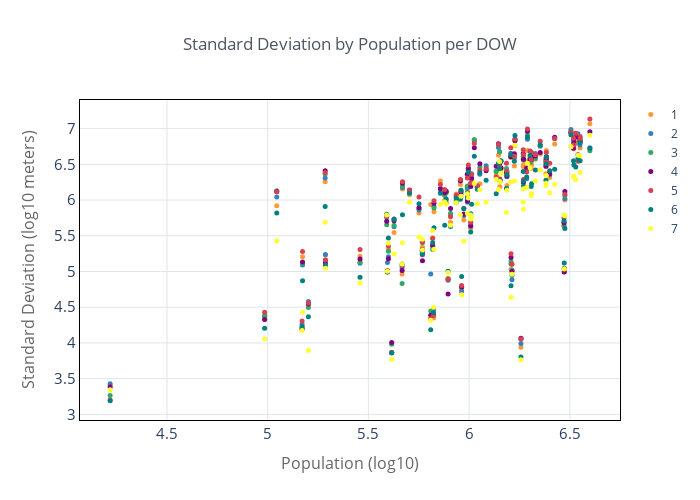

Notebook source saved alongside this figure:
### Code cell
stats['std_log10'] = stats['std'].apply(np.log10)
stats['population_log10'] = stats['population'].apply(lambda x: np.log10(int(x.split('.')[0].replace(',',''))))
stats.pivot_table(columns='dow', values='std_log10', index='population_log10')\
    .iplot(mode='markers', size=5,
    theme='custom', title='Standard Deviation by Population per DOW',
          xTitle='Population (log10)', yTitle='Standard Deviation (log10 meters)'
          )
